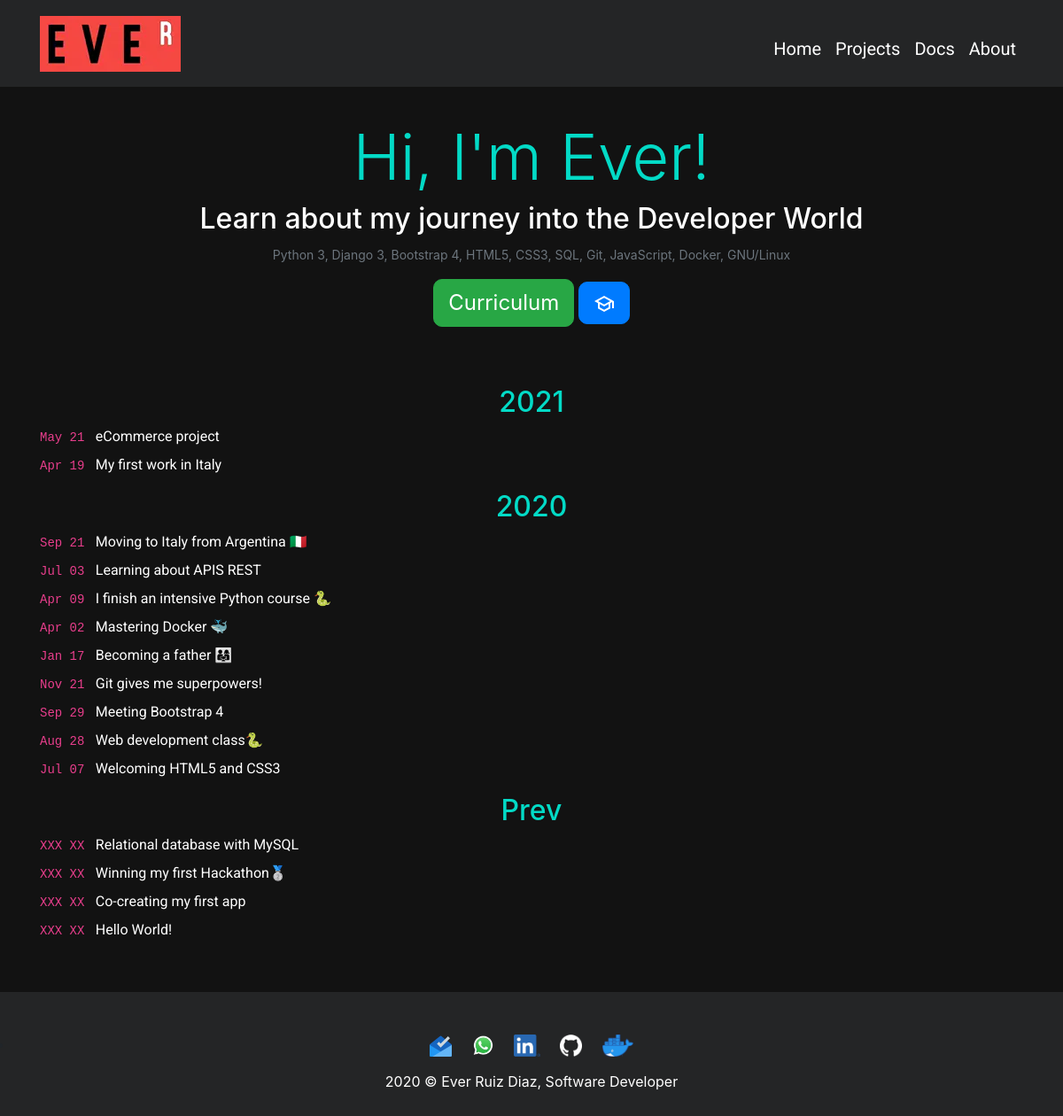
The page / on the database its author committed.
### apps/core/models.py (models this page shows, shortened)
class Blog(models.Model):
    title = models.CharField(verbose_name="Titulo", blank=True, max_length=150)
    subtitle = models.CharField(verbose_name="Subtitulo", blank=True, max_length=150, default="Nea")
    year = models.CharField(max_length=4, verbose_name="Año", null=True, blank=True)
    text_time = models.CharField(max_length=6, verbose_name="Fecha")
    description = RichTextField(verbose_name="Descripcion", blank=True, null=True)
    ordering = FloatField(verbose_name='Orden', default=0)
    link = models.URLField(null=True, blank=True)
    created = models.DateTimeField(auto_now_add=True, verbose_name='Fecha de creación')
    updated = models.DateTimeField(auto_now=True, verbose_name='Fecha de actualización')
    class Meta:
        verbose_name = "Blog"
        verbose_name_plural = "Blog"
        ordering = ['-ordering','created']

### apps/core/views.py (the view)
# urls.py: path('', views.home, name='home'),
def home(request):
    blog = Blog.objects.all()
    return render(request, 'core/home.html', {'blog':blog})

### apps/core/templates/core/home.html (shortened to what this page needs)
{% extends 'core/base.html' %}
{% load static %}
{% block content %}
    <div id="header" style="margin-bottom: 50px !important;">
        <h1 class="supertitle display-3">Hi, I'm Ever!</h1>
        <h2 id="subheader">Learn about my journey into the Developer World</h2>
        <p title="Skills" class="text-secondary mx-1"><small>Python 3, Django 3, Bootstrap 4, HTML5, CSS3, SQL, Git, JavaScript, Docker, GNU/Linux</small></p>
        <a href="{% static 'core/curriculum/ever-curriculum.pdf' %}" target="blank"><button onclick="this.blur()" type="button" title="Curriculum" id="botoncito" class="btn btn-success btn-lg">Curriculum</button></a>
        <a href="{% url 'certifications' %}" id="certibotoncito" target="blank" title="Education">
            <button type="button" class="btn btn-primary btn-lg" title="Certifications" onclick="this.blur()">
                    <img style="max-width: 25px;" src="{% static 'core/img/school.svg' %}" title="Education">
            </button>
        </a>
    </div>
    <div class="pb-5 container" id="rosalia">
        <div>
            {% for elemento in blog %}
            <div>
                <h2 id="year_blog" class="text-center {% if elemento.year != None %} pt-3 {% endif %}">
                    {% if elemento.year != None %}
                        {{elemento.year}}
                    {% endif %}
                </h2>
                <a class="gordon text-left" type="button" data-toggle="modal" data-target="#{{elemento.subtitle}}" target="blank" type="button" href="{% if elemento.link != None %} {{elemento.link}} {% endif %}" style="display: flex; align-items: start;">
                    <span style="white-space: nowrap;">
                    <code>
                        <time class="dt-published dt-updated" datetime="{{elemento.datetime}}">
                            {{elemento.text_time}}
                        </time>
                    </code>
                        &nbsp;</span>
                    <span class="link__title">{{elemento.title}}</span>
                </a>
            </div>
        {% endfor %}
        </div>
    </div>
{% endblock %}

### apps/core/static/core/css/styles.css (style rules this page uses)
html { min-height: 100%; position: relative; }
body { background-color: #121212; margin: 0; margin-bottom: 150px; }
.display-3 { text-align: center; color: #03DAC6; }
#subheader { text-align: center; color: white; }
#header { margin-top: 3%; margin-bottom: 2%; text-align: center; }
#header p { color: white; }
p { size: 16px; }
.gordon { color: #FFFFFF; font-family: "Roboto",Helvetica,Arial,sans-serif; text-decoration: none !important; }
#botoncito { font-size: 18pt; height: min-content; }
#certibotoncito { height: auto; }
#year_blog { color: #03DAC6; }
.link__title { transition: all 0.5s ease-in; -moz-transition: all 0.5s ease-in; -ms-transition: all 0.5s ease-in; -o-transition: all 0.5s ease-in; -webkit-transition: all 0.5s ease-in }
button { border-radius:10px !important; outline:none !important; }
.supertitle { margin-top: 35px; }

### apps/core/static/core/css/media.css (style rules this page uses)
.supertitle { font-size: xx-large; }
#subheader { font-size: x-large; }
#rosalia { width: 95%; margin: 0%; margin-right: 0%; text-align: left; font-size: 16px; }

### rows shown on the page
Blog: year "2021", text_time "May 21", title "eCommerce project"
Blog: text_time "Apr 19", title "My first work in Italy"
Blog: year "2020", text_time "Sep 21", title "Moving to Italy from Argentina 🇮🇹"
Blog: text_time "Jul 03", title "Learning about APIS REST"
Blog: text_time "Apr 09", title "I finish an intensive Python course 🐍"
Blog: text_time "Apr 02", title "Mastering Docker 🐳"
Blog: text_time "Jan 17", title "Becoming a father 👨‍👩‍👧"
Blog: text_time "Nov 21", title "Git gives me superpowers!"
Blog: text_time "Sep 29", title "Meeting Bootstrap 4"
Blog: text_time "Aug 28", title "Web development class🐍"
Blog: text_time "Jul 07", title "Welcoming HTML5 and CSS3"
Blog: year "Prev", text_time "XXX XX", title "Relational database with MySQL"
Blog: text_time "XXX XX", title "Winning my first Hackathon🥈"
Blog: text_time "XXX XX", title "Co-creating my first app"
Blog: text_time "XXX XX", title "Hello World!"
